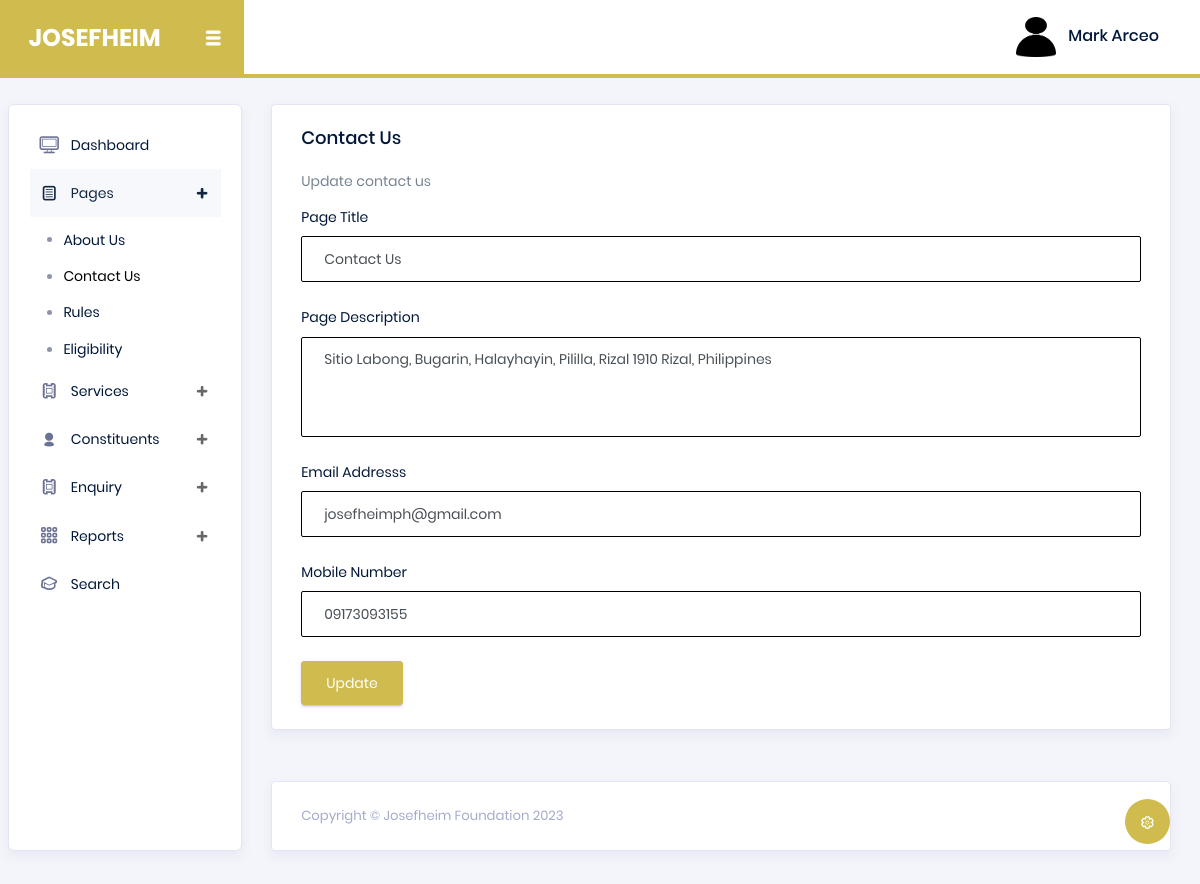
Page /admin/contactus.php (signed in) on the committed database.
### tables this page shows
CREATE TABLE `tblpage` (
  `ID` int(10) NOT NULL,
  `PageType` varchar(200) DEFAULT NULL,
  `PageTitle` mediumtext DEFAULT NULL,
  `PageDescription` mediumtext DEFAULT NULL,
  `Email` varchar(200) DEFAULT NULL,
  `MobileNumber` varchar(15) DEFAULT NULL,
  `UpdationDate` date DEFAULT NULL,
  `Timing` varchar(200) NOT NULL
);

### admin/contactus.php (the view, shortened to what this page needs)
<?php session_start();
include_once('includes/config.php');
if (strlen($_SESSION['aid']==0)) {
  header('location:logout.php');
  } else{
?>
<!DOCTYPE html>
<html lang="en">
<head>
  <link rel="stylesheet" href="vendors/typicons/typicons.css">
  <link rel="stylesheet" href="vendors/css/vendor.bundle.base.css">
  <link rel="stylesheet" href="vendors/select2/select2.min.css">
  <link rel="stylesheet" href="vendors/select2-bootstrap-theme/select2-bootstrap.min.css">
  <link rel="stylesheet" href="css/vertical-layout-light/style.css">
</head>
<body>
  <div class="container-scroller">
    <nav class="navbar col-lg-12 col-12 p-0 fixed-top d-flex flex-row">
      <div class="navbar-brand-wrapper d-flex justify-content-center">
        <div class="navbar-brand-inner-wrapper d-flex justify-content-between align-items-center w-100">
          <a class="navbar-brand brand-logo" href="index.html"><img src="images/logo.svg" alt="logo"/></a>
          <button class="navbar-toggler navbar-toggler align-self-center" type="button" data-toggle="minimize">
          </button>
        </div>
      </div>
      <?php include_once('includes/header.php');?>
    </nav>
    <div class="container-fluid page-body-wrapper">
    <?php include_once('includes/sidebar.php');?>
      <div class="main-panel">
        <div class="content-wrapper">
          <div class="row">
            <div class="col-md-12 grid-margin stretch-card">
              <div class="card">
                <div class="card-body">
                  <h4 class="card-title">Contact Us</h4>
                  <p class="card-description">
                    Update contact us
                  </p>
                  <form class="forms-sample" method="post">
                    <?php
$ret=mysqli_query($con,"select * from  tblpage where PageType='contactus'");
while ($row=mysqli_fetch_array($ret)) {
?>
                    <div class="form-group">
                       <label for="exampleInputUsername1">Page Title</label>
                      <input id="pagetitle" name="pagetitle" type="text" class="form-control" required="true" value="<?php  echo $row['PageTitle'];?>">
                    </div>
                    <div class="form-group">
                      <label for="exampleInputEmail1">Page Description</label>
                      <textarea class="form-control" name="pagedes" id="pagedes" rows="5"><?php  echo $row['PageDescription'];?></textarea>
                    </div>
                    <div class="form-group">
                      <label for="exampleInputUsername1">Email Addresss</label>
                     <input type="email" class="form-control" name="email" value="<?php  echo $row['Email'];?>" required='true'>
                    </div>
                    <div class="form-group">
                      <label for="exampleInputUsername1">Mobile Number</label>
                     <input type="text" class="form-control" name="mobnum" value="<?php  echo $row['MobileNumber'];?>" required='true' maxlength="10" pattern='[0-9]+'>
                    </div>
                    <?php } ?>
                    <button type="submit" class="btn btn-primary mr-2" name="submit">Update</button>
                  </form>
                </div>
              </div>
            </div>
          </div>
        </div>
       <?php include_once('includes/footer.php');?>
      </div>
    </div>
  </div>
</body>
</html>
<?php } ?>

### admin/includes/header.php (shortened to what this page needs)
<nav class="navbar col-lg-12 col-12 p-0 fixed-top d-flex flex-row">
      <div class="navbar-brand-wrapper d-flex justify-content-center">
        <div class="navbar-brand-inner-wrapper d-flex justify-content-between align-items-center w-100">
          <a class="navbar-brand brand-logo" href="dashboard.php"><strong style="color: white;">JOSEFHEIM</strong></a>
          <button class="navbar-toggler navbar-toggler align-self-center" type="button" data-toggle="minimize">
            <span class="typcn typcn-th-menu"></span>
          </button>
        </div>
      </div>
      <div class="navbar-menu-wrapper d-flex align-items-center justify-content-end">
        <ul class="navbar-nav mr-lg-2">
          <li class="nav-item nav-profile dropdown">
            <a class="nav-link" href="#" data-toggle="dropdown" id="profileDropdown">
              <img src="images/faces/face5.png" alt="profile"/>
              <?php
$adid=$_SESSION['aid'];
$ret=mysqli_query($con,"select AdminName from tbladmin where ID='$adid'");
$row=mysqli_fetch_array($ret);
$name=$row['AdminName'];
?>
              <span class="nav-profile-name"><?php echo $name; ?></span>
            </a>
          </li>
        </ul>
      </div>
    </nav>

### rows in the picture
tblpage: pagetitle "Contact Us", pagedes "Sitio Labong, Bugarin, Halayhayin, Pililla, Rizal 1910 Rizal, Philippines", email "josefheimph@gmail.com", mobnum "09173093155"

### other values in the picture
$name "Mark Arceo"
